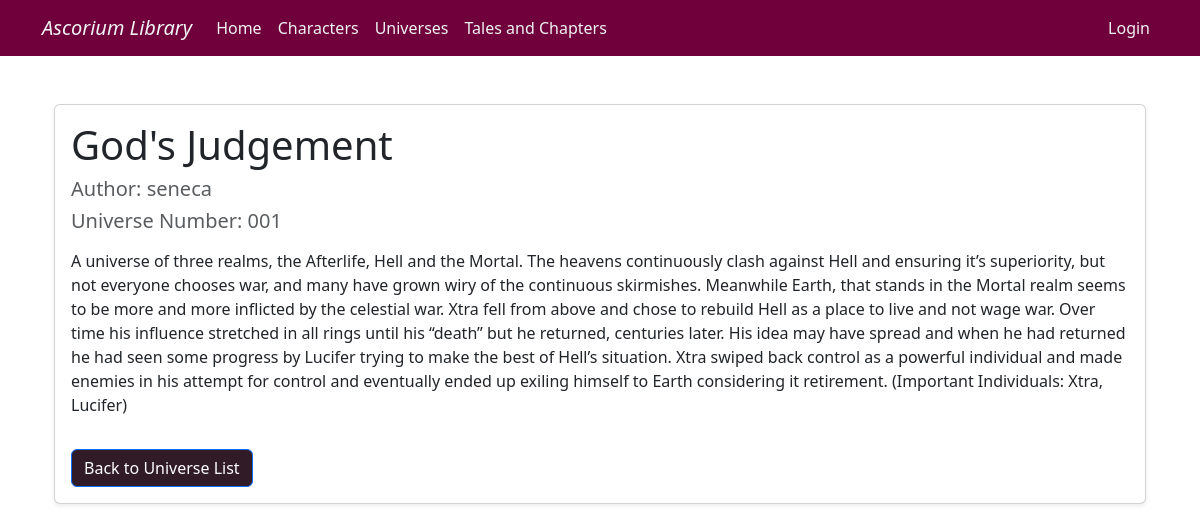
The page /UniversePage/1/ on the database its author committed.
### Story_Database/models.py (models this page shows, shortened)
class UniverseDatabase(models.Model):   #Universe Database
    Name=models.CharField(max_length=64)
    UniverseAuthor=models.CharField(max_length=64, null=True)   #can be left empty, since multiple authors for a Universe could exist since they can be large projects of work
    UniverseNumber=models.PositiveIntegerField(unique=True)     #primary key using unique=True
    UniverseDescription=models.TextField() #textfield for the description that can vary in size depending on how creative the user is

### Story_Database/views.py (the view)
# urls.py: path('UniversePage/<int:UniverseNumber>/', views.UniversePage, name="UniversePage"),
def UniversePage(request, UniverseNumber): #take in CharacterID
       Universe=get_object_or_404(UniverseDatabase, UniverseNumber=UniverseNumber) #get_object_or_404 attempts to retrieve object if fails show http 404 error, the character looked for is in CharacterID
       User = request.user.username #fetch username of person to check if individual is author in the html
       context = {"Universe":Universe, "User":User} #create context for character for html
       return render(request, "UniversePage.html", context)

### Story_Database/templates/UniversePage.html (shortened to what this page needs)
{% extends "base.html" %}
{% block content %}
<div class="container mt-5">
    <div class="card shadow-sm">
        <div class="card-body">
            <h1 class="card-title">{{ Universe.Name }}</h1>
            <h5 class="text-muted">Author: {{ Universe.UniverseAuthor }}</h5>
            <h5 class="text-muted">Universe Number: {{ Universe.UniverseNumber|stringformat:"03d" }}</h5>
            <p class="mt-3">{{ Universe.UniverseDescription }}</p>
            <a href="{% url 'UniverseArticles' %}" class="btn btn-primary mt-3 color-button-Cancel">Back to Universe List</a>
        </div>
    </div>
</div>
{% endblock %}

### static/styles.css (style rules this page uses)
.color-button-Cancel { background-color: #301B27; }

### rows shown on the page
UniverseDatabase: Name "God's Judgement", UniverseAuthor "seneca", UniverseNumber "001", UniverseDescription "A universe of three realms, the Afterlife, Hell and the Mortal. The heavens continuously clash against Hell and ensuring it’s superiority, but not everyone chooses war, and many have grown wiry of the continuous skirmishes. Meanwhile Earth, that stands in the Mortal realm seems to be more and more inflicted by the celestial war. Xtra fell from above and chose to rebuild Hell as a place to live and not wage war. Over time his influence stretched in all rings until his “death” but he returned, centuries later. His idea may have spread and when he had returned he had seen some progress by Lucifer trying to make the best of Hell’s situation. Xtra swiped back control as a powerful individual and…"
